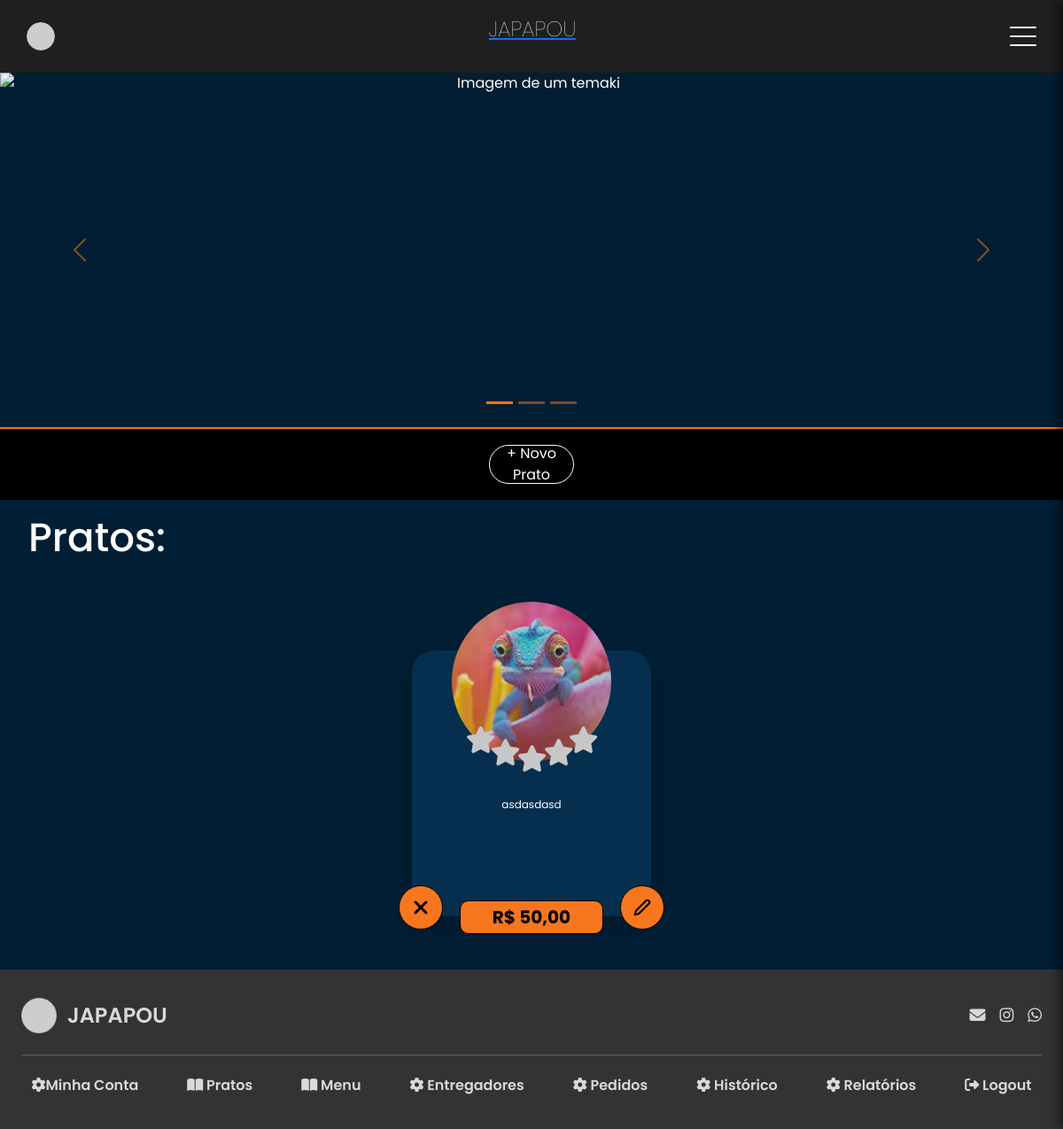
/manager/plates/ (signed in), run on an earlier commit of the app's database.
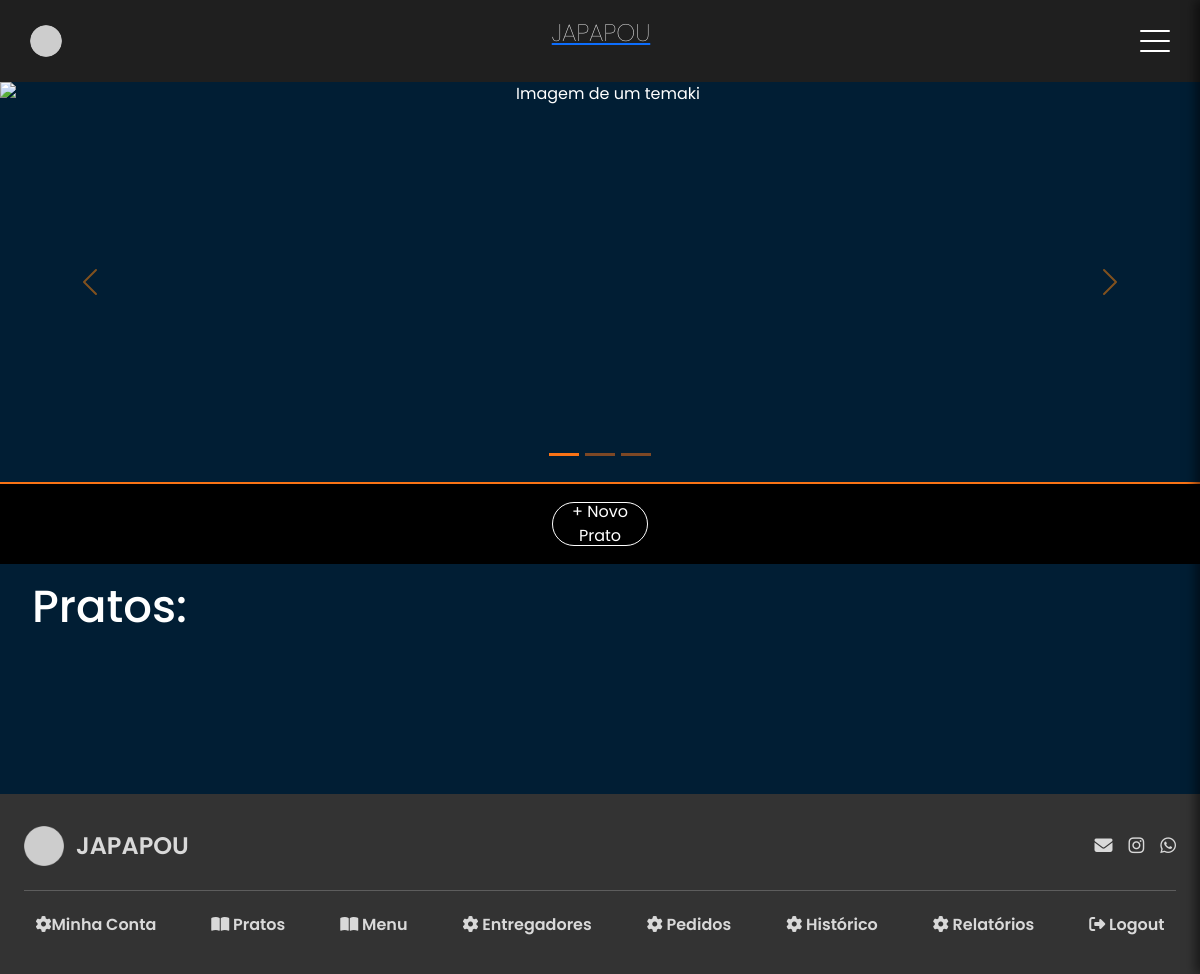
And on a later commit of the database.
### japapou/models/plate.py (models this page shows, shortened)
class Plate(models.Model):
    name = models.CharField(null=False, max_length=100)
    price = models.DecimalField(max_digits=10, decimal_places=2, null=False)
    description = models.TextField(null=False)
    keywords = models.TextField(blank=True)
    photo = models.ImageField(null=False)
    options = models.ManyToManyField(PlateOption, blank=True)
    created_at = models.DateTimeField(auto_now_add=True)
    altered_at = models.DateTimeField(auto_now=True)
    class Meta:
        verbose_name = "Prato"
        verbose_name_plural = "Pratos"
        ordering = ["name"]

### japapou/views/manager_views/manage_plates_view.py (the view)
# urls.py: path("plates/", manager_plates_view, name="manager_plates"),
@permission_required('japapou.view_plate', login_url='home')
def manager_plates_view(request):
    if request.user.tipo_usuario != 'MANAGER':
        messages.error(request, "Você não tem permissão para acessar essa página.")
        return redirect('home')
    plates = Plate.objects.all()
    if request.method == "POST":
        form = PlatesForms(request.POST, request.FILES)
        if 'btn-create-plate' in request.POST:
            if form.is_valid():
                plate_instance = form.save(commit=False)
                plate_instance.save()
                selected_menus = form.cleaned_data.get("menus")
                if selected_menus:
                    for menu_obj in selected_menus:
                        menu_obj.plates.add(plate_instance)
                messages.success(request, "Prato adicionado com sucesso.")
                return reverse("manager_plates")
    else:
        form = PlatesForms(request.POST, request.FILES)
    context = {
        "plates": plates,
        "form": form
    }
    return render(
        request,
        template_name="manager/manage_plates.html",
        status=200,
        context=context,
    )

### japapou/models/menu.py (called while the page is built)
    def __str__(self):
        return f"{self.name}: {self.plates.count()} pratos"

### japapou/templates/manager/manage_plates.html (shortened to what this page needs)
{% extends 'base.html' %}
{% load static %}
{% block extra_head %}
  <link rel="stylesheet" href="{% static 'css/manager/manager_menu.css' %}" />
{% endblock %}
{% block content %}
  <section id="carouselExampleIndicators" class="carousel slide">
    <div class="carousel-indicators">
      <button type="button" data-bs-target="#carouselExampleIndicators" data-bs-slide-to="0" class="active" aria-current="true" aria-label="Slide 1"></button>
      <button type="button" data-bs-target="#carouselExampleIndicators" data-bs-slide-to="1" aria-label="Slide 2"></button>
      <button type="button" data-bs-target="#carouselExampleIndicators" data-bs-slide-to="2" aria-label="Slide 3"></button>
    </div>
    <div class="carousel-inner">
      <div class="carousel-item active">
        <img src="https://s2-oglobo.glbimg.com/WNfch-mHPeyumkfEM-cTtD537PI=/0x0:4990x3331/888x0/smart/filters:strip_icc()/i.s3.glbimg.com/v1/AUTH_da025474c0c44edd99332dddb09cabe8/internal_photos/bs/2023/X/N/dtFzE8RoW8OucMDjFwng/temakeria-cia-foto-alex-woloch-1-.jpg" class="d-block w-100" alt="Imagem de um temaki" />
        <div class="carousel-caption"></div>
      </div>
    </div>
    <button class="carousel-control-prev" type="button" data-bs-target="#carouselExampleIndicators" data-bs-slide="prev">
      <span class="carousel-control-prev-icon seta-icon" aria-hidden="true"></span>
    </button>
    <button class="carousel-control-next" type="button" data-bs-target="#carouselExampleIndicators" data-bs-slide="next">
      <span class="carousel-control-next-icon" aria-hidden="true"></span>
    </button>
  </section>
  <div class="data-cardapio">
    <button class="novo-cardapio" onclick="document.getElementById('criar-prato').showModal()"><p>+ Novo Prato</p></button>
  </div>
  <section class="categoria">
    <h2>Pratos:</h2>
    <div class="cards">
      {% for plate in plates %}
        <div class="product-card">
          <button class="action-button delete-button" plate-id="{{ plate.id }}" aria-label="Deletar">
            <svg xmlns="http://www.w3.org/2000/svg" width="24" height="24" viewBox="0 0 24 24" fill="none" stroke="black" stroke-width="3" stroke-linecap="round" stroke-linejoin="round">
              <line x1="18" y1="6" x2="6" y2="18"></line>
              <line x1="6" y1="6" x2="18" y2="18"></line>
            </svg>
          </button>
          <button class="action-button edit-button" plate-id="{{ plate.id }}" data-url="{% url 'manager_plates_edit' plate.id %}" data-next-page="manager_plates" aria-label="Editar">
            <svg xmlns="http://www.w3.org/2000/svg" width="20" height="20" viewBox="0 0 24 24" fill="none" stroke="black" stroke-width="2.5" stroke-linecap="round" stroke-linejoin="round">
              <path d="M17 3a2.828 2.828 0 1 1 4 4L7.5 20.5 2 22l1.5-5.5L17 3z"></path>
            </svg>
          </button>
          <div class="img-estrela">
            <div class="product-image">
              <img src="/media/{{ plate.photo }}" alt="Imagem de sushi de salmão" />
            </div>
            <div class="estrelas">
              <div class="curved-stars-container">
                <i class="star fa-solid fa-star"></i>
                <i class="star fa-solid fa-star"></i>
                <i class="star fa-solid fa-star"></i>
                <i class="star fa-solid fa-star"></i>
                <i class="star fa-solid fa-star"></i>
              </div>
            </div>
          </div>
          <div class="card-body">
            <p class="product-description">{{ plate.description }}</p>
          </div>
          <div class="product-price">
            <p>R$ {{ plate.price }}</p>
          </div>
        </div>
      {% endfor %}
  </section>
{% endblock %}

What changed in the data, as far as the page shows it:
removed Plate: photo (picture), description "asdasdasd", price "50,00"
